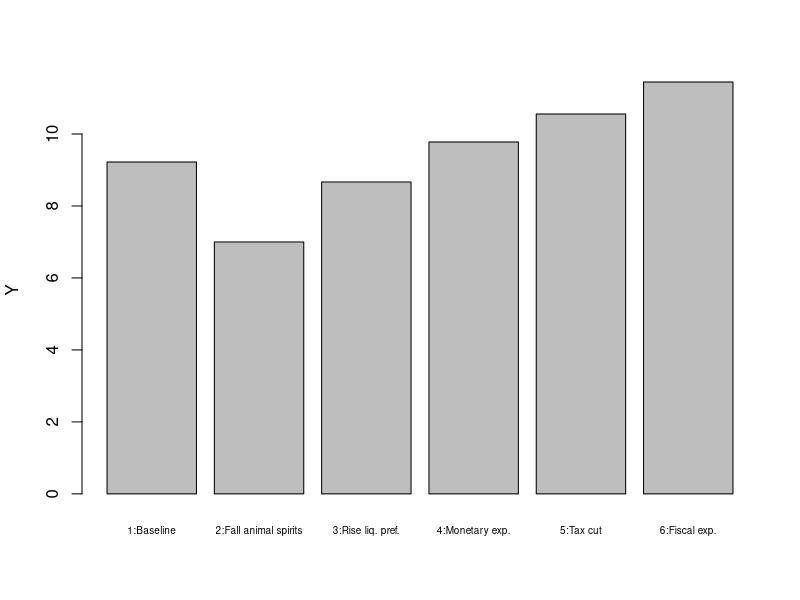
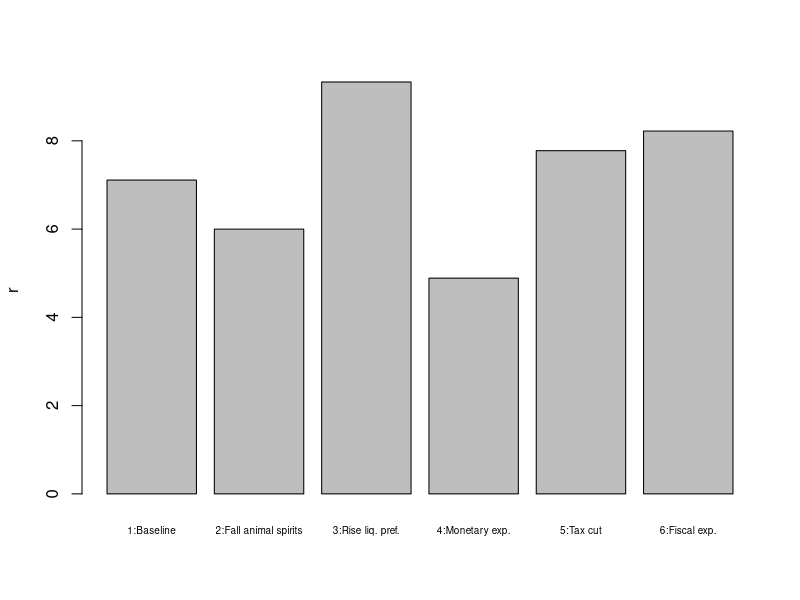
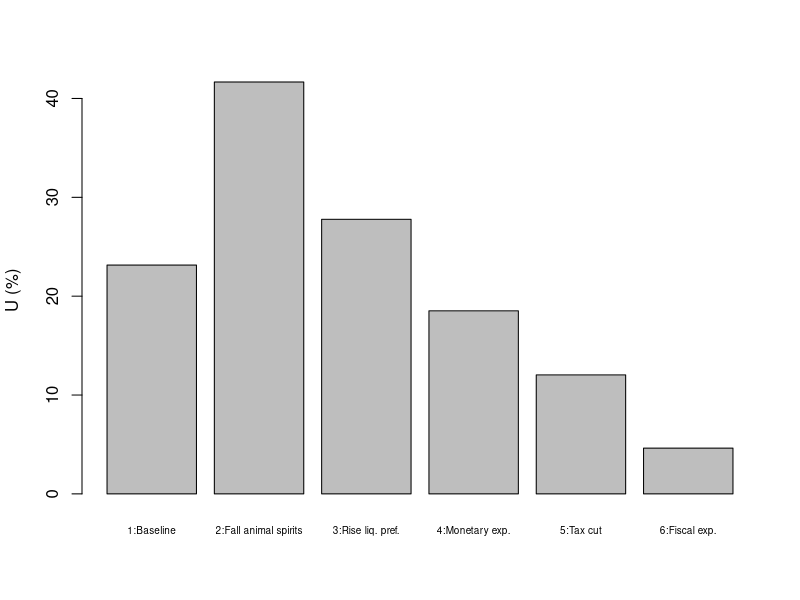
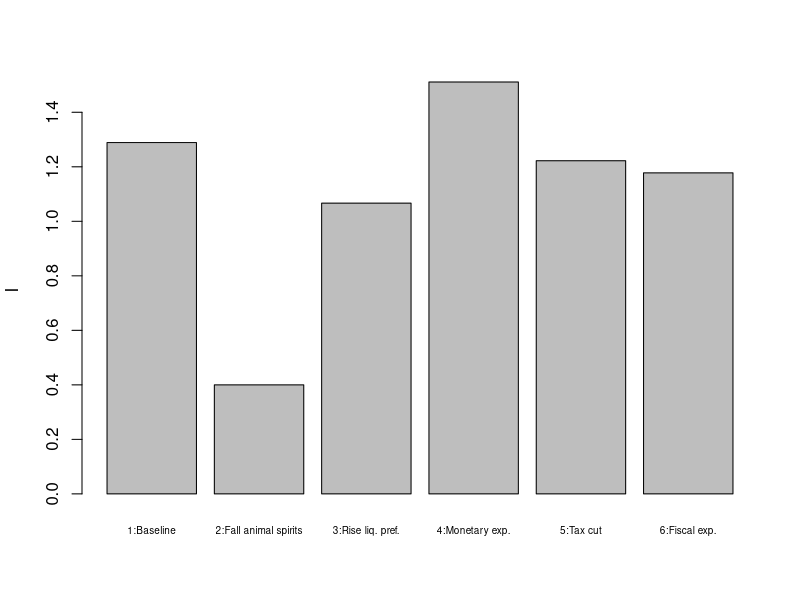
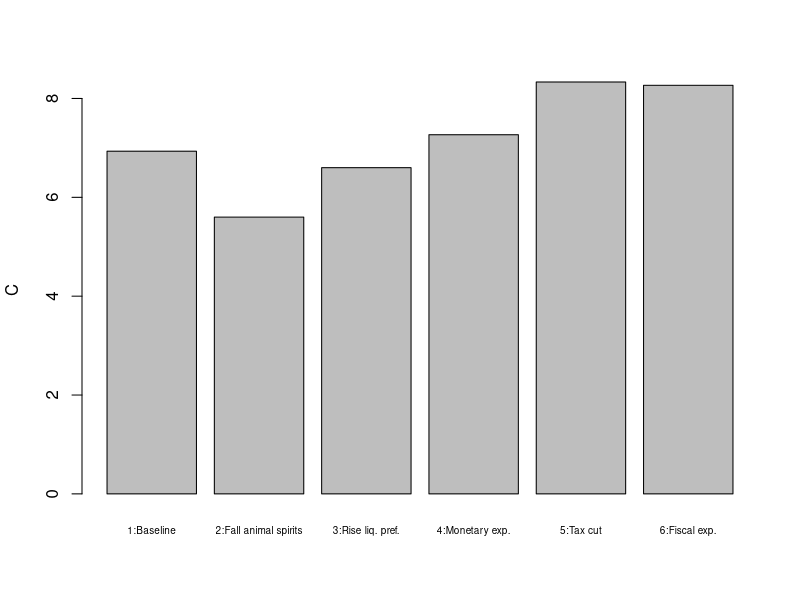
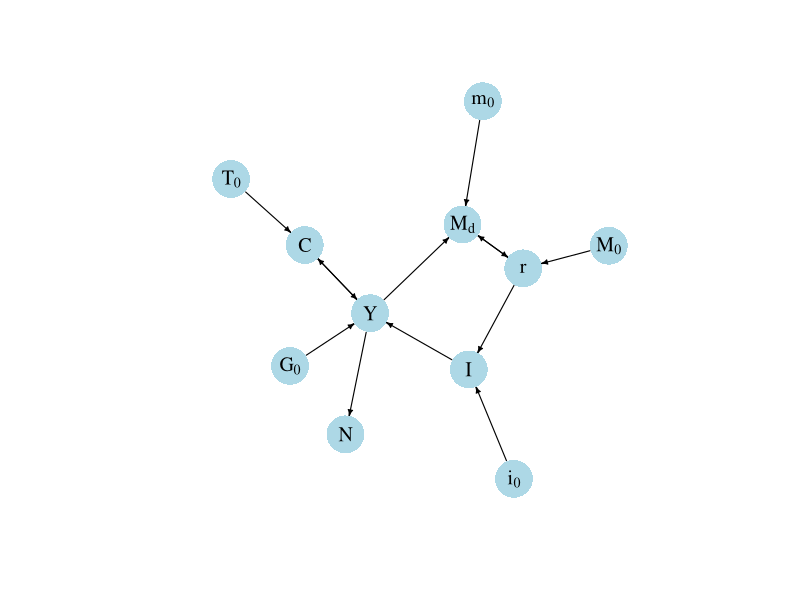

Generate these figures, in order, with R:
## ---- chunk 1
#Clear the environment
rm(list=ls(all=TRUE))

# Set number of scenarios (including baseline)
S=6

#Create vector in which equilibrium solutions from different parameterisations will be stored
Y_star=vector(length=S) # Income/output
C_star=vector(length=S) # Consumption
I_star=vector(length=S) # Investment
r_star=vector(length=S) # Real interest rate
N_star=vector(length=S) # Employment
U_star=vector(length=S) # Unemployment rate

# Set exogenous variables that will be shifted
i0=vector(length=S) # autonomous investment
m0=vector(length=S) # Autonomous demand for money
M0=vector(length=S) # money supply
G0=vector(length=S) # government spending
T0=vector(length=S) # taxes
i0[]=2
m0[]=6
M0[]=5   
G0[]=1   
T0[]=1

## Construct scenarios
# scenario 2: fall in animal spirits
i0[2]=1
 
#scenario 3: increase in liquidity preference
m0[3]=7

# scenario 4: monetary expansion 
M0[4]=6

# scenario 5: reduction in tax rate
T0[5]=0  

# scenario 6: fiscal expansion
G0[6]=2 


#Set constant parameter values
c0=2   # Autonomous consumption
c1=0.6 # Sensitivity of consumption with respect to the income (marginal propensity to consume)
i1=0.1 # Sensitivity of investment with respect to the interest rate
m1=0.2 # Sensitivity of money demand with respect to income
m2=0.4 # Sensitivity of money demand with respect to interest rate
a=1.5  # labour coefficient
Nf=18  # Full employment/labour force

# Initialise endogenous variables at some arbitrary positive value 
Y=1
C=1
I=1
r=1

#Solve this system numerically through 1000 iterations based on the initialisation

for (i in 1:S){
  
  for (iterations in 1:1000){
    
    #Model equations
    
    # Goods market equilibrium
    Y = C + I + G0[i]
    
    # Consumption demand
    C = c0 + c1*(Y-T0[i])
    
    # Investment demand
    I = i0[i] - i1*r
    
    # Money market, solved for interest rate
    r = (m0[i] - M0[i])/m2 + m1*Y/m2
    
    # Employment
    N = a*Y 
    
    #Unemployment rate
    U = (1 - N/Nf)
    
  }
  #Save results for different parameterisations in vector
  Y_star[i]=Y
  C_star[i]=C
  I_star[i]=I
  r_star[i]=r
  N_star[i]=N
  U_star[i]=U
}

## ---- chunk 2
#| label: fig-output
#| fig-cap: Output
barplot(Y_star, ylab="Y", names.arg=c("1:Baseline", "2:Fall animal spirits", "3:Rise liq. pref.",
                                      "4:Monetary exp.", "5:Tax cut", "6:Fiscal exp."), cex.names = 0.6)
## ---- chunk 3
#| label: fig-r
#| fig-cap: Interest rate
barplot(r_star, ylab="r", names.arg=c("1:Baseline", "2:Fall animal spirits", "3:Rise liq. pref.",
                                      "4:Monetary exp.", "5:Tax cut", "6:Fiscal exp."), cex.names = 0.6)
## ---- chunk 4
#| label: fig-U
#| fig-cap: Unemployment
barplot(U_star*100, ylab="U (%)", names.arg=c("1:Baseline", "2:Fall animal spirits", "3:Rise liq. pref.",
                                              "4:Monetary exp.", "5:Tax cut", "6:Fiscal exp."), cex.names = 0.6)

## ---- chunk 5
#| label: fig-I
#| fig-cap: Investment
barplot(I_star, ylab="I", names.arg=c("1:Baseline", "2:Fall animal spirits", "3:Rise liq. pref.",
                                      "4:Monetary exp.", "5:Tax cut", "6:Fiscal exp."), cex.names = 0.6)
## ---- chunk 6
#| label: fig-C
#| fig-cap: Consumption
barplot(C_star, ylab="C", names.arg=c("1:Baseline", "2:Fall animal spirits", "3:Rise liq. pref.",
                                      "4:Monetary exp.", "5:Tax cut", "6:Fiscal exp."), cex.names = 0.6)
## ---- chunk 7
#| label: fig-N
#| fig-cap: Employment
# barplot(N_star, ylab="N", names.arg=c("1:Baseline", "2:Fall animal spirits", "3:Rise liq. pref.",
#                                       "4:Monetary exp.", "5:Tax cut", "6:Fiscal exp."))
## ---- chunk 8
Y_star[6]-Y_star[1] # numerical approach

m2/((1-c1)*m2+i1*m1) # analytical approach
## ---- chunk 9
#| label: fig-DAG
#| fig-cap: Directed graph of IS-LM model
#| message: false

# Construct auxiliary Jacobian matrix for 11 variables: Y, C, I, G, T, r, M0, N, i0, m0, Md
# where non-zero elements in regular Jacobian are set to 1 and zero elements are unchanged

M_mat=matrix(c(0,1,1,1,0,0,0,0,0,0,0,
              1,0,0,0,1,0,0,0,0,0,0,
              0,0,0,0,0,1,0,0,1,0,0,
              0,0,0,0,0,0,0,0,0,0,0,
              0,0,0,0,0,0,0,0,0,0,0,
              0,0,0,0,0,0,1,0,0,0,1,
              0,0,0,0,0,0,0,0,0,0,0,
              1,0,0,0,0,0,0,0,0,0,0,
              0,0,0,0,0,0,0,0,0,0,0,
              0,0,0,0,0,0,0,0,0,0,0,
              1,0,0,0,0,1,0,0,0,1,0), 11, 11, byrow=TRUE)

# Create adjacency matrix from transpose of auxiliary Jacobian 
A_mat=t(M_mat)

# Create directed graph from adjacency matrix
library(igraph)
dg= graph_from_adjacency_matrix(A_mat, mode="directed", weighted= NULL)

# Define node labels
V(dg)$name=c("Y", "C", "I", expression(G[0]), expression(T[0]), "r", expression(M[0]), "N", expression(i[0]), expression(m[0]), expression(M[d]))

# Plot directed graph
plot(dg, main="", vertex.size=20, vertex.color="lightblue", 
     vertex.label.color="black", edge.arrow.size=0.3, edge.width=1.1, edge.size=1.2,
     edge.arrow.width=1.2, edge.color="black", vertex.label.cex=1.2, 
     vertex.frame.color="NA", margin=-0.08)
